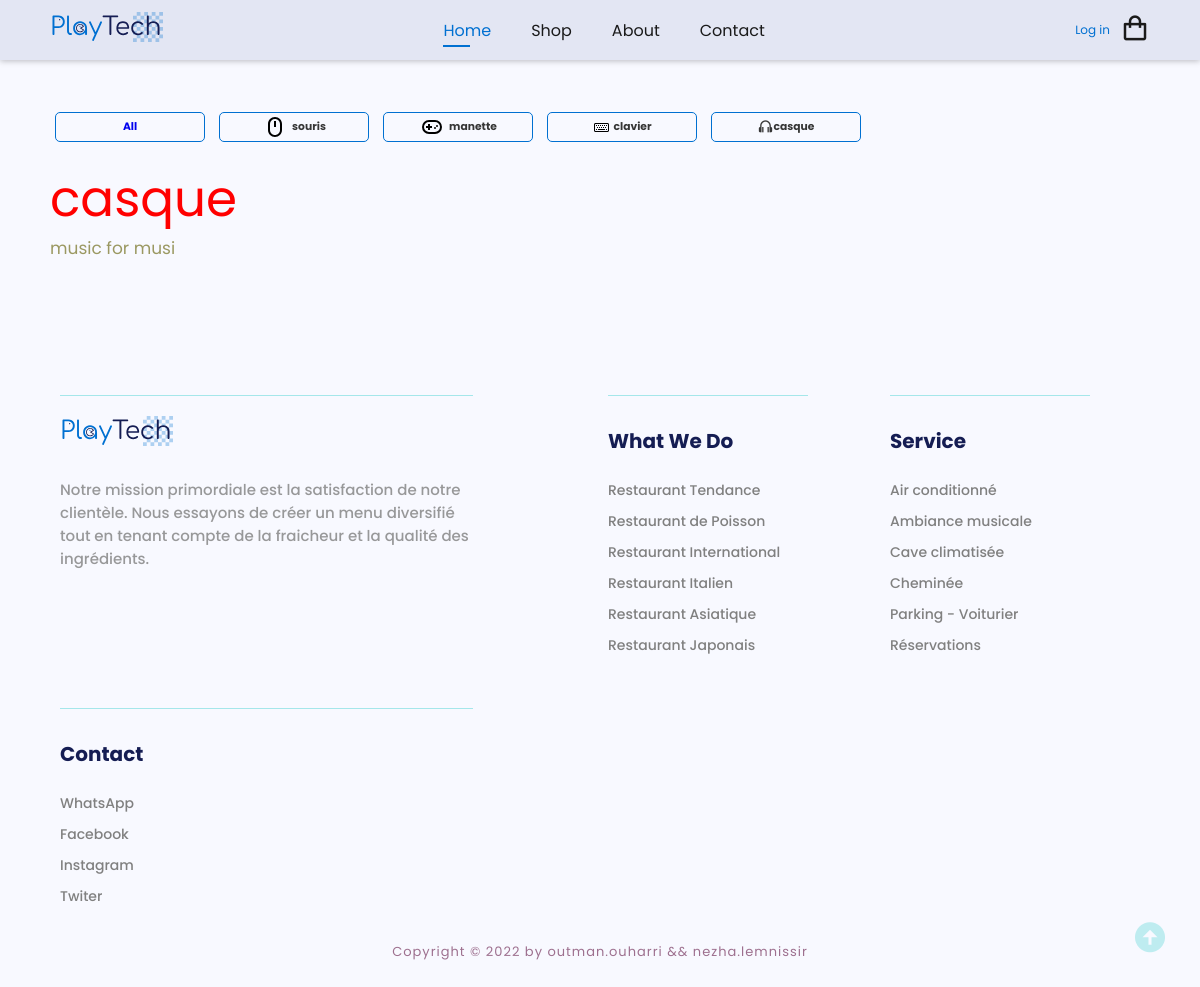
The page /Gallery.php?id=25 on the database its author committed.
### tables this page shows
CREATE TABLE `categorie` (
  `id_categorie` int(11) NOT NULL,
  `libelle` varchar(50) DEFAULT NULL,
  `desc_categorie` varchar(50) NOT NULL,
  `svg_icon_categorie` longtext NOT NULL
);

### Gallery.php (the view, shortened to what this page needs)
<!DOCTYPE html>
<html lang="en">
<head>
    <link rel="stylesheet" href="./style/style.css?v=<?php echo time(); ?>">
    <link rel="stylesheet" href="https://cdnjs.cloudflare.com/ajax/libs/font-awesome/6.2.0/css/all.min.css" />
    <link href='https://unpkg.com/boxicons@2.1.4/css/boxicons.min.css' rel='stylesheet'>
    <?php
    include "./component/header.php"
    ?>
</head>
<body>
    <?php
    include_once "./component/header.php"
    ?>
    <section class="menu" id="intro">
        <div class="categorie-gallery">
            <?php
            include_once "./admin/connection.php";
            $req = mysqli_query($con, "SELECT * FROM categorie");
            if (mysqli_num_rows($req) == 0) {
            } else {
            ?>
                <div class="cat_box" style="justify-content: center;">
                    <a href="?id=0">
                        <h6>All</h6>
                    </a>
                </div>
                <?php
                while ($row = mysqli_fetch_assoc($req)) {
                ?>
                    <div class="cat_box cart_Box" style="justify-content: center;">
                        <a class="cat_type" href="?id=<?= $row['id_categorie'] ?>">
                            <?= $row['svg_icon_categorie'] ?>
                            <h6><?= $row['libelle'] ?></h6>
                        </a>
                    </div>
            <?php
                }
            }
            ?>
        </div>
        <?php
        $id = $_GET['id'];
        if ($id != 0) {
            $reQ = mysqli_query($con, "SELECT * FROM `categorie` WHERE id_categorie = $id");
            if (mysqli_num_rows($reQ) == 0) {
            } else {
                $row = mysqli_fetch_assoc($reQ);
        ?>
                <div class="mainText" id="platType">
                    <div class="add_prod">
                        <h2><?= $row['libelle'] ?></h2>
                    </div>
                    <p><?= $row['desc_categorie'] ?></p>
                </div>
                <?php
            }
                }
                    ?>
    </section>
    <a href="#intro" class="sctrooL">
        <i class='bx bxs-up-arrow-circle bx-md'></i>
    </a>
    <?php
    include_once "./component/footer.php";
    ?>
</body>
</html>

### style/style.css (style rules this page uses)
* { padding: 0; margin: 0; box-sizing: border-box; font-family: "Poppins", sans-serif; text-decoration: none !important; list-style: none !important; scroll-behavior: smooth; }
:root { --bg-color: #363636; --text-color: #1a1a1a; --main-color: #0070d1; --other-color: #363636; --h1-font: 6rem; --p-font: 1rem; }
body { background-color: #f8f9ff !important; color: var(--text-color); }
.categorie-gallery { padding-top: 110px; padding-bottom: 20px; display: flex; align-items: center; text-align: center; display: grid; grid-template-columns: repeat(auto-fit, minmax(auto, 150px)); gap: 4px; }
.cat_box { border: solid var(--main-color) 1.5px; cursor: pointer; height: 30px; min-width: 150px; padding: 10px; border-radius: 5px; justify-content: space-between; display: flex; align-items: center; text-align: center; height: 30px; width: auto; margin: 2px 5px; }
.cart_Box { justify-content: center !important; }
h6 { margin: 0px !important; }
.categorie-gallery .cat_type { color: var(--bg-color); display: flex; align-items: center; }
.categorie-gallery a svg { font-size: 10px; margin-right: 5px; margin-left: 1px; color: var(--main-color) !important; }
.menu { padding: 0 50px; }
.menu .mainText h2 { color: red; font-weight: 400; font-size: 50px; line-height: 141.5%; text-align: left; }
.menu .mainText p { color: #84813b; font-size: 17px; opacity: 0.8; }
.add_prod { display: flex; align-items: center; justify-content: space-between; }
@media (max-width: 1625px) { :root { --h1-font: 5rem; } }
@media (max-width: 1440px) { :root { --h1-font: 4rem; } }

### rows shown on the page
categorie: libelle "souris"
categorie: libelle "manette"
categorie: libelle "clavier"
categorie: libelle "casque", desc_categorie "music for musi"
